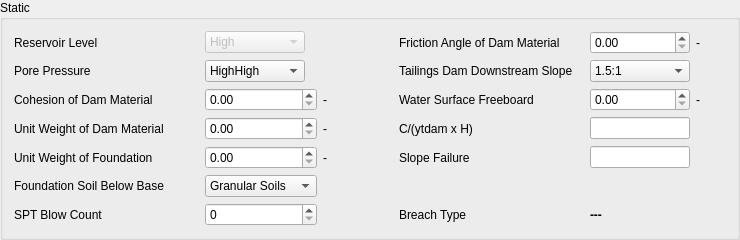
       <widget class="QGroupBox" name="static_grp">
        <property name="enabled">
         <bool>true</bool>
        </property>
        <property name="sizePolicy">
         <sizepolicy hsizetype="Preferred" vsizetype="Maximum">
          <horstretch>0</horstretch>
          <verstretch>0</verstretch>
         </sizepolicy>
        </property>
        <property name="title">
         <string>Static</string>
        </property>
        <property name="checkable">
         <bool>false</bool>
        </property>
        <property name="checked">
         <bool>false</bool>
        </property>
        <layout class="QGridLayout" name="gridLayout_11">
         <item row="4" column="0">
          <widget class="QLabel" name="label_11">
           <property name="font">
            <font>
             <italic>false</italic>
            </font>
           </property>
           <property name="toolTip">
            <string>Unit weight of foundation soil below base of dam</string>
           </property>
           <property name="text">
            <string>Unit Weight of Foundation</string>
           </property>
          </widget>
         </item>
         <item row="3" column="4">
          <widget class="QLabel" name="label_33">
           <property name="minimumSize">
            <size>
             <width>185</width>
             <height>0</height>
            </size>
           </property>
           <property name="maximumSize">
            <size>
             <width>185</width>
             <height>16777215</height>
            </size>
           </property>
           <property name="toolTip">
            <string>C/( γtdam × H) is computed using user's input of the cohesion of tailings dam material, the unit weight of tailings dam material, and the tailings dam height</string>
           </property>
           <property name="text">
            <string>C/(ytdam x H)</string>
           </property>
          </widget>
         </item>
         <item row="2" column="6">
          <widget class="QLabel" name="wsf_unit_lbl">
           <property name="minimumSize">
            <size>
             <width>30</width>
             <height>0</height>
            </size>
           </property>
           <property name="text">
            <string>-</string>
           </property>
          </widget>
         </item>
         <item row="1" column="0">
          <widget class="QLabel" name="label_31">
           <property name="minimumSize">
            <size>
             <width>185</width>
             <height>0</height>
            </size>
           </property>
           <property name="maximumSize">
            <size>
             <width>185</width>
             <height>16777215</height>
            </size>
           </property>
           <property name="toolTip">
            <string>Pore Pressure</string>
           </property>
           <property name="text">
            <string>Pore Pressure</string>
           </property>
          </widget>
         </item>
         <item row="3" column="6">
          <widget class="QLabel" name="cytdam_unit_lbl">
           <property name="minimumSize">
            <size>
             <width>30</width>
             <height>0</height>
            </size>
           </property>
           <property name="text">
            <string/>
           </property>
          </widget>
         </item>
         <item row="5" column="0">
          <widget class="QLabel" name="label_9">
           <property name="font">
            <font>
             <italic>false</italic>
            </font>
           </property>
           <property name="toolTip">
            <string>Foundation Soil Below Base</string>
           </property>
           <property name="text">
            <string>Foundation Soil Below Base</string>
           </property>
          </widget>
         </item>
         <item row="6" column="4">
          <widget class="QLabel" name="label_66">
           <property name="text">
            <string>Breach Type</string>
           </property>
          </widget>
         </item>
         <item row="3" column="2">
          <widget class="QLabel" name="dam_uw_unit_lbl">
           <property name="minimumSize">
            <size>
             <width>30</width>
             <height>0</height>
            </size>
           </property>
           <property name="text">
            <string>-</string>
           </property>
          </widget>
         </item>
         <item row="0" column="5">
          <widget class="QDoubleSpinBox" name="friction_angle_dam_material_dsb">
           <property name="minimumSize">
            <size>
             <width>100</width>
             <height>0</height>
            </size>
           </property>
           <property name="maximumSize">
            <size>
             <width>125</width>
             <height>16777215</height>
            </size>
           </property>
           <property name="maximum">
            <double>99999999.000000000000000</double>
           </property>
          </widget>
         </item>
         <item row="1" column="6">
          <widget class="QLabel" name="slope_fail_unit_lbl">
           <property name="minimumSize">
            <size>
             <width>30</width>
             <height>0</height>
            </size>
           </property>
           <property name="text">
            <string/>
           </property>
          </widget>
         </item>
         <item row="4" column="4">
          <widget class="QLabel" name="label_32">
           <property name="minimumSize">
            <size>
             <width>185</width>
             <height>0</height>
            </size>
           </property>
           <property name="maximumSize">
            <size>
             <width>185</width>
             <height>16777215</height>
            </size>
           </property>
           <property name="toolTip">
            <string>Slope failure caused by a combination of downstream slope ratio and dam material.  Slope failure (S value) is computed based on user's input of the downstream slope, the reservoir level, and the friction angle of tailing dam material</string>
           </property>
           <property name="text">
            <string>Slope Failure</string>
           </property>
          </widget>
         </item>
         <item row="2" column="2">
          <widget class="QLabel" name="cohesion_unit_lbl">
           <property name="minimumSize">
            <size>
             <width>30</width>
             <height>0</height>
            </size>
           </property>
           <property name="text">
            <string>-</string>
           </property>
          </widget>
         </item>
         <item row="3" column="3">
          <spacer name="horizontalSpacer_2">
           <property name="orientation">
            <enum>Qt::Horizontal</enum>
           </property>
           <property name="sizeHint" stdset="0">
            <size>
             <width>40</width>
             <height>20</height>
            </size>
           </property>
          </spacer>
         </item>
         <item row="3" column="0">
          <widget class="QLabel" name="label_17">
           <property name="font">
            <font>
             <italic>false</italic>
            </font>
           </property>
           <property name="toolTip">
            <string>Unit weight of tailings dam material</string>
           </property>
           <property name="text">
            <string>Unit Weight of Dam Material</string>
           </property>
          </widget>
         </item>
         <item row="0" column="2">
          <widget class="QLabel" name="res_lvl_unit_lbl">
           <property name="minimumSize">
            <size>
             <width>30</width>
             <height>0</height>
            </size>
           </property>
           <property name="text">
            <string/>
           </property>
          </widget>
         </item>
         <item row="0" column="3">
          <spacer name="horizontalSpacer_7">
           <property name="orientation">
            <enum>Qt::Horizontal</enum>
           </property>
           <property name="sizeHint" stdset="0">
            <size>
             <width>40</width>
             <height>20</height>
            </size>
           </property>
          </spacer>
         </item>
         <item row="3" column="5">
          <widget class="QLineEdit" name="cydamh_le">
           <property name="minimumSize">
            <size>
             <width>100</width>
             <height>0</height>
            </size>
           </property>
           <property name="maximumSize">
            <size>
             <width>100</width>
             <height>16777215</height>
            </size>
           </property>
          </widget>
         </item>
         <item row="0" column="4">
          <widget class="QLabel" name="label_19">
           <property name="font">
            <font>
             <italic>false</italic>
            </font>
           </property>
           <property name="toolTip">
            <string>Friction Angle of Dam Material (ɸ)</string>
           </property>
           <property name="text">
            <string>Friction Angle of Dam Material</string>
           </property>
          </widget>
         </item>
         <item row="4" column="5">
          <widget class="QLineEdit" name="slope_failure_le">
           <property name="minimumSize">
            <size>
             <width>100</width>
             <height>0</height>
            </size>
           </property>
           <property name="maximumSize">
            <size>
             <width>100</width>
             <height>16777215</height>
            </size>
           </property>
          </widget>
         </item>
         <item row="0" column="1">
          <widget class="QComboBox" name="reservoir_lvl_cbo">
           <property name="enabled">
            <bool>false</bool>
           </property>
           <property name="minimumSize">
            <size>
             <width>100</width>
             <height>0</height>
            </size>
           </property>
           <property name="maximumSize">
            <size>
             <width>100</width>
             <height>16777215</height>
            </size>
           </property>
           <item>
            <property name="text">
             <string>High</string>
            </property>
           </item>
           <item>
            <property name="text">
             <string>Medium</string>
            </property>
           </item>
           <item>
            <property name="text">
             <string>Low</string>
            </property>
           </item>
          </widget>
         </item>
         <item row="2" column="5">
          <widget class="QDoubleSpinBox" name="water_surface_freeboard_dsb">
           <property name="minimumSize">
            <size>
             <width>100</width>
             <height>0</height>
            </size>
           </property>
           <property name="maximumSize">
            <size>
             <width>125</width>
             <height>16777215</height>
            </size>
           </property>
           <property name="maximum">
            <double>99999999.000000000000000</double>
           </property>
          </widget>
         </item>
         <item row="4" column="2">
          <widget class="QLabel" name="found_uw_unit_lbl">
           <property name="minimumSize">
            <size>
             <width>30</width>
             <height>0</height>
            </size>
           </property>
           <property name="text">
            <string>-</string>
           </property>
          </widget>
         </item>
         <item row="1" column="1">
          <widget class="QComboBox" name="pore_pressure_cbo">
           <property name="minimumSize">
            <size>
             <width>100</width>
             <height>0</height>
            </size>
           </property>
           <property name="maximumSize">
            <size>
             <width>100</width>
             <height>16777215</height>
            </size>
           </property>
           <item>
            <property name="text">
             <string>HighHigh</string>
            </property>
           </item>
           <item>
            <property name="text">
             <string>High</string>
            </property>
           </item>
           <item>
            <property name="text">
             <string>Low</string>
            </property>
           </item>
          </widget>
         </item>
         <item row="1" column="4">
          <widget class="QLabel" name="label_20">
           <property name="font">
            <font>
             <italic>false</italic>
            </font>
           </property>
           <property name="toolTip">
            <string>Tailings Dam Downstream Slope</string>
           </property>
           <property name="text">
            <string>Tailings Dam Downstream Slope</string>
           </property>
          </widget>
         </item>
         <item row="6" column="0">
          <widget class="QLabel" name="label_10">
           <property name="font">
            <font>
             <italic>false</italic>
            </font>
           </property>
           <property name="toolTip">
            <string>SPT Blow Count (N)</string>
           </property>
           <property name="text">
            <string>SPT Blow Count</string>
           </property>
          </widget>
         </item>
         <item row="1" column="3">
          <spacer name="horizontalSpacer_12">
           <property name="orientation">
            <enum>Qt::Horizontal</enum>
           </property>
           <property name="sizeHint" stdset="0">
            <size>
             <width>40</width>
             <height>20</height>
            </size>
           </property>
          </spacer>
         </item>
         <item row="0" column="0">
          <widget class="QLabel" name="label_26">
           <property name="minimumSize">
            <size>
             <width>185</width>
             <height>0</height>
            </size>
           </property>
           <property name="maximumSize">
            <size>
             <width>185</width>
             <height>16777215</height>
            </size>
           </property>
           <property name="toolTip">
            <string>Reservoir Level</string>
           </property>
           <property name="text">
            <string>Reservoir Level</string>
           </property>
          </widget>
         </item>
         <item row="4" column="1">
          <widget class="QDoubleSpinBox" name="unit_weight_found_dsb">
           <property name="minimumSize">
            <size>
             <width>100</width>
             <height>0</height>
            </size>
           </property>
           <property name="maximumSize">
            <size>
             <width>125</width>
             <height>16777215</height>
            </size>
           </property>
           <property name="maximum">
            <double>99999999.000000000000000</double>
           </property>
          </widget>
         </item>
         <item row="6" column="3">
          <spacer name="horizontalSpacer_9">
           <property name="orientation">
            <enum>Qt::Horizontal</enum>
           </property>
           <property name="sizeHint" stdset="0">
            <size>
             <width>40</width>
             <height>20</height>
            </size>
           </property>
          </spacer>
         </item>
         <item row="5" column="1">
          <widget class="QComboBox" name="soil_bellow_base_cbo">
           <property name="minimumSize">
            <size>
             <width>100</width>
             <height>0</height>
            </size>
           </property>
           <property name="maximumSize">
            <size>
             <width>125</width>
             <height>16777215</height>
            </size>
           </property>
           <item>
            <property name="text">
             <string>Granular Soils</string>
            </property>
           </item>
           <item>
            <property name="text">
             <string>Cohesive Soils</string>
            </property>
           </item>
          </widget>
         </item>
         <item row="5" column="3">
          <spacer name="horizontalSpacer_5">
           <property name="orientation">
            <enum>Qt::Horizontal</enum>
           </property>
           <property name="sizeHint" stdset="0">
            <size>
             <width>40</width>
             <height>20</height>
            </size>
           </property>
          </spacer>
         </item>
         <item row="6" column="1">
          <widget class="QSpinBox" name="spt_count_sb">
           <property name="minimumSize">
            <size>
             <width>100</width>
             <height>0</height>
            </size>
           </property>
           <property name="maximumSize">
            <size>
             <width>125</width>
             <height>16777215</height>
            </size>
           </property>
           <property name="maximum">
            <number>9999</number>
           </property>
          </widget>
         </item>
         <item row="2" column="3">
          <spacer name="horizontalSpacer_26">
           <property name="orientation">
            <enum>Qt::Horizontal</enum>
           </property>
           <property name="sizeHint" stdset="0">
            <size>
             <width>40</width>
             <height>20</height>
            </size>
           </property>
          </spacer>
         </item>
         <item row="2" column="1">
          <widget class="QDoubleSpinBox" name="cohesion_dam_material_dsb">
           <property name="minimumSize">
            <size>
             <width>100</width>
             <height>0</height>
            </size>
           </property>
           <property name="maximumSize">
            <size>
             <width>125</width>
             <height>16777215</height>
            </size>
           </property>
           <property name="maximum">
            <double>99999999.000000000000000</double>
           </property>
          </widget>
         </item>
         <item row="2" column="4">
          <widget class="QLabel" name="label_7">
           <property name="font">
            <font>
             <italic>false</italic>
            </font>
           </property>
           <property name="toolTip">
            <string>Water Surface Freeboard (F)</string>
           </property>
           <property name="text">
            <string>Water Surface Freeboard</string>
           </property>
          </widget>
         </item>
         <item row="1" column="5">
          <widget class="QComboBox" name="tailings_dam_slope_cbo">
           <property name="minimumSize">
            <size>
             <width>100</width>
             <height>0</height>
            </size>
           </property>
           <property name="maximumSize">
            <size>
             <width>125</width>
             <height>16777215</height>
            </size>
           </property>
           <item>
            <property name="text">
             <string>1.5:1</string>
            </property>
           </item>
           <item>
            <property name="text">
             <string>2.0:1</string>
            </property>
           </item>
           <item>
            <property name="text">
             <string>2.5:1</string>
            </property>
           </item>
           <item>
            <property name="text">
             <string>3.0:1</string>
            </property>
           </item>
           <item>
            <property name="text">
             <string>3.5:1</string>
            </property>
           </item>
           <item>
            <property name="text">
             <string>4.0:1</string>
            </property>
           </item>
          </widget>
         </item>
         <item row="3" column="1">
          <widget class="QDoubleSpinBox" name="unit_weight_dam_dsb">
           <property name="sizePolicy">
            <sizepolicy hsizetype="Minimum" vsizetype="Minimum">
             <horstretch>0</horstretch>
             <verstretch>0</verstretch>
            </sizepolicy>
           </property>
           <property name="minimumSize">
            <size>
             <width>100</width>
             <height>0</height>
            </size>
           </property>
           <property name="maximumSize">
            <size>
             <width>125</width>
             <height>16777215</height>
            </size>
           </property>
           <property name="maximum">
            <double>99999999.000000000000000</double>
           </property>
          </widget>
         </item>
         <item row="0" column="6">
          <widget class="QLabel" name="friction_angle_unit_lbl">
           <property name="minimumSize">
            <size>
             <width>30</width>
             <height>0</height>
            </size>
           </property>
           <property name="text">
            <string>-</string>
           </property>
          </widget>
         </item>
         <item row="2" column="0">
          <widget class="QLabel" name="label_18">
           <property name="font">
            <font>
             <italic>false</italic>
            </font>
           </property>
           <property name="toolTip">
            <string>Cohesion of Dam Material</string>
           </property>
           <property name="text">
            <string>Cohesion of Dam Material</string>
           </property>
          </widget>
         </item>
         <item row="4" column="3">
          <spacer name="horizontalSpacer_4">
           <property name="orientation">
            <enum>Qt::Horizontal</enum>
           </property>
           <property name="sizeHint" stdset="0">
            <size>
             <width>40</width>
             <height>20</height>
            </size>
           </property>
          </spacer>
         </item>
         <item row="6" column="5" colspan="2">
          <widget class="QLabel" name="static_breach_type_lbl">
           <property name="minimumSize">
            <size>
             <width>100</width>
             <height>0</height>
            </size>
           </property>
           <property name="maximumSize">
            <size>
             <width>16777215</width>
             <height>16777215</height>
            </size>
           </property>
           <property name="font">
            <font>
             <weight>75</weight>
             <bold>true</bold>
            </font>
           </property>
           <property name="text">
            <string>---</string>
           </property>
           <property name="wordWrap">
            <bool>true</bool>
           </property>
          </widget>
         </item>
        </layout>
       </widget>
